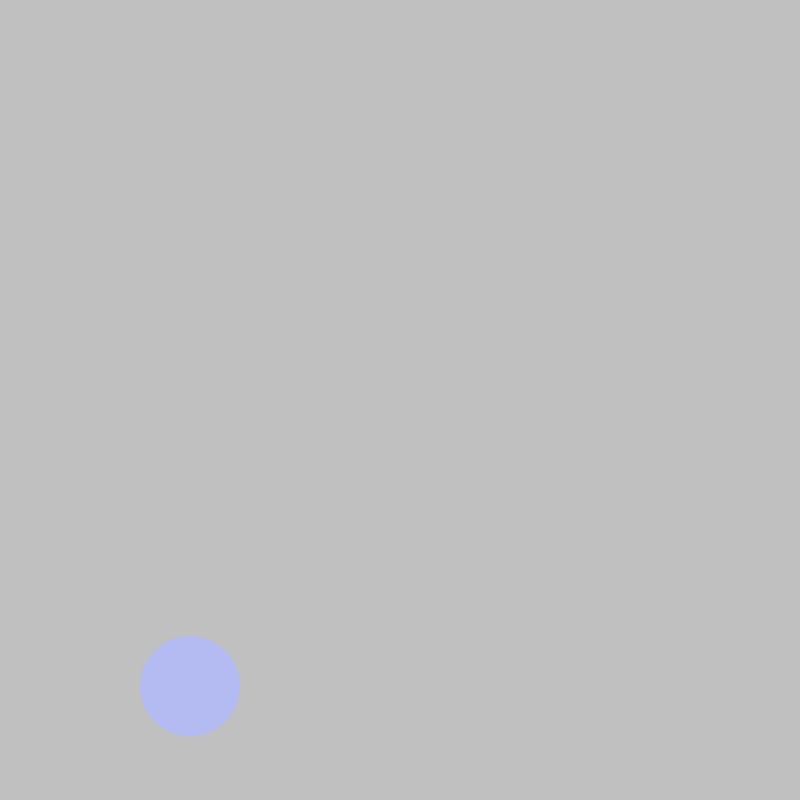
Frame 1 (no input)
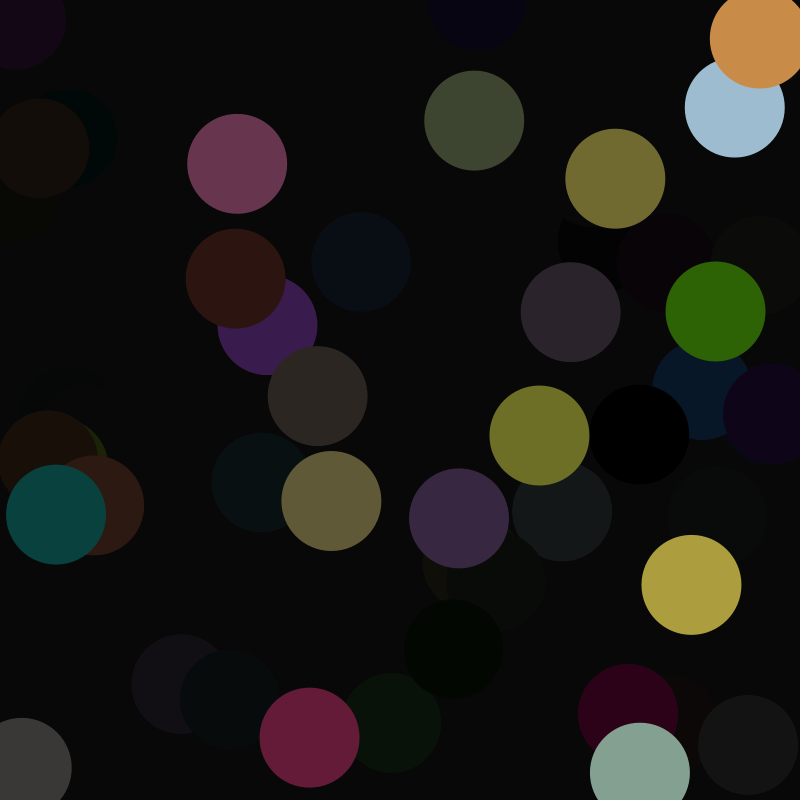
Frame 60 (the mouse pressed at the canvas centre just before this capture)
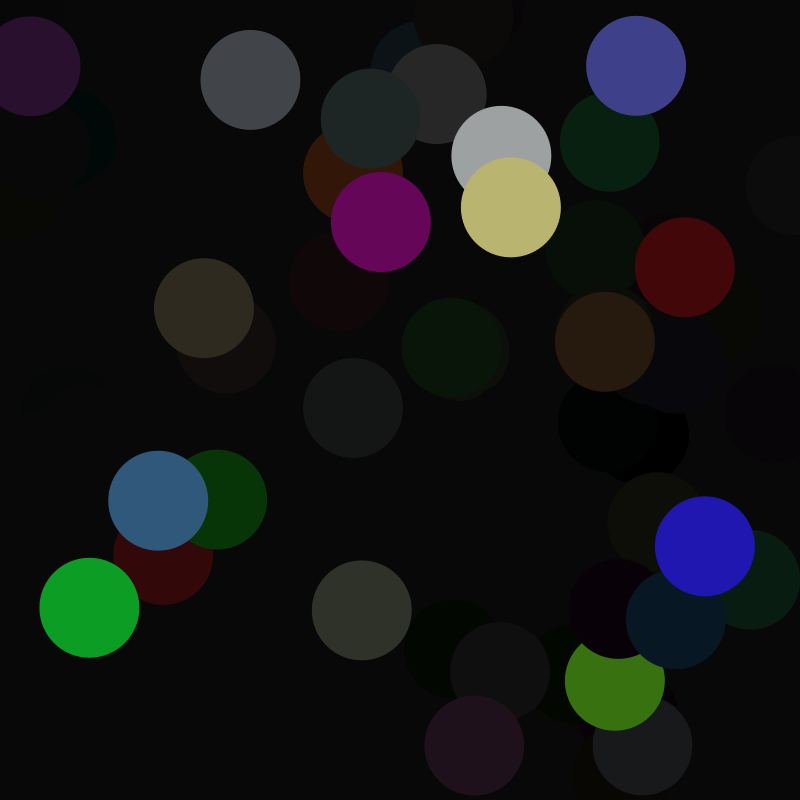
Frame 120 (the mouse held since frame 60 and released just before this capture)

The Processing sketch that drew these frames (run headless with seeded random() and noise(); from frame 60 on, the mouse is pressed at the canvas centre):

// Processing sketch: processing_117281
// ── processing_117281.pde

//Setup - run once
//Design3 Background

void setup() {
  size(800,800);
  
  //Keep all drawings very smooth
  smooth();
  
  //Draw ellipses from its central point
  ellipseMode(CENTER);
  
  colorMode(HSB); // switch to Hue/Saturation/Brightness mode
  
}

void draw() {
  noStroke();
  
  // fill these circles with black color and very low opacity
  fill(0,0,0,15);
  
  //draw a rectangle that fills the whole screen?
  rect(0, 0, width, height);
  
  //fill out random colors
  fill(random(0,255), random(0,255), random(0,255));
  
  //draw larget ellipse size at a random spot on the screen
  ellipse(random(0,width), random(0, height), 100, 100);
  
  frameRate(10);
  smooth();
}
